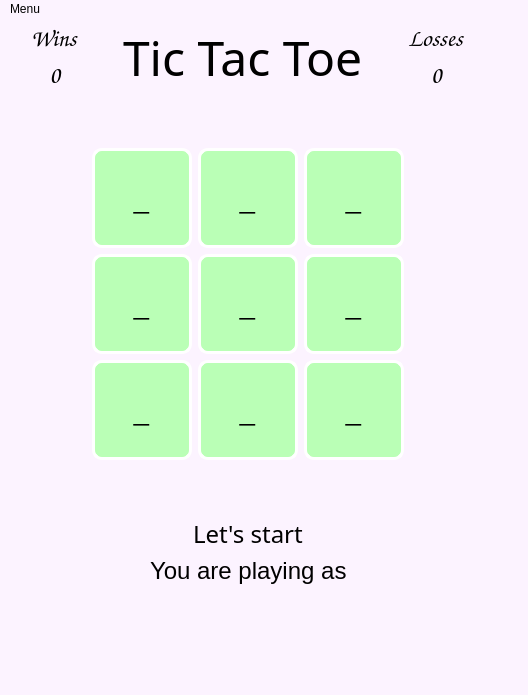
<?xml version="1.0" encoding="UTF-8"?>
<ui version="4.0">
 <class>MainWindow</class>
 <widget class="QMainWindow" name="MainWindow">
  <property name="geometry">
   <rect>
    <x>0</x>
    <y>0</y>
    <width>528</width>
    <height>695</height>
   </rect>
  </property>
  <property name="windowTitle">
   <string>MainWindow</string>
  </property>
  <property name="styleSheet">
   <string notr="true">background-color: rgb(252, 243, 255);</string>
  </property>
  <widget class="QWidget" name="centralwidget">
   <widget class="QWidget" name="layoutWidget">
    <property name="geometry">
     <rect>
      <x>31</x>
      <y>4</y>
      <width>434</width>
      <height>613</height>
     </rect>
    </property>
    <layout class="QGridLayout" name="gridLayout_6">
     <item row="0" column="0">
      <layout class="QHBoxLayout" name="horizontalLayout">
       <item>
        <layout class="QVBoxLayout" name="verticalLayout_5">
         <item>
          <widget class="QLabel" name="label_2">
           <property name="font">
            <font>
             <family>Comic Sans MS</family>
             <pointsize>18</pointsize>
            </font>
           </property>
           <property name="text">
            <string>Wins</string>
           </property>
          </widget>
         </item>
         <item>
          <widget class="QLabel" name="winsLabel">
           <property name="font">
            <font>
             <family>Comic Sans MS</family>
             <pointsize>18</pointsize>
            </font>
           </property>
           <property name="text">
            <string>0</string>
           </property>
           <property name="alignment">
            <set>Qt::AlignCenter</set>
           </property>
          </widget>
         </item>
        </layout>
       </item>
       <item>
        <spacer name="horizontalSpacer">
         <property name="orientation">
          <enum>Qt::Horizontal</enum>
         </property>
         <property name="sizeHint" stdset="0">
          <size>
           <width>40</width>
           <height>20</height>
          </size>
         </property>
        </spacer>
       </item>
       <item>
        <widget class="QLabel" name="label">
         <property name="font">
          <font>
           <family>Chalkboard</family>
           <pointsize>36</pointsize>
          </font>
         </property>
         <property name="text">
          <string>Tic Tac Toe</string>
         </property>
        </widget>
       </item>
       <item>
        <spacer name="horizontalSpacer_2">
         <property name="orientation">
          <enum>Qt::Horizontal</enum>
         </property>
         <property name="sizeHint" stdset="0">
          <size>
           <width>40</width>
           <height>20</height>
          </size>
         </property>
        </spacer>
       </item>
       <item>
        <layout class="QVBoxLayout" name="verticalLayout_6">
         <item>
          <widget class="QLabel" name="label_3">
           <property name="font">
            <font>
             <family>Comic Sans MS</family>
             <pointsize>18</pointsize>
            </font>
           </property>
           <property name="text">
            <string>Losses</string>
           </property>
          </widget>
         </item>
         <item>
          <widget class="QLabel" name="lossesLabel">
           <property name="font">
            <font>
             <family>Comic Sans MS</family>
             <pointsize>18</pointsize>
            </font>
           </property>
           <property name="text">
            <string>0</string>
           </property>
           <property name="alignment">
            <set>Qt::AlignCenter</set>
           </property>
          </widget>
         </item>
        </layout>
       </item>
      </layout>
     </item>
     <item row="1" column="0">
      <spacer name="verticalSpacer">
       <property name="orientation">
        <enum>Qt::Vertical</enum>
       </property>
       <property name="sizeHint" stdset="0">
        <size>
         <width>20</width>
         <height>18</height>
        </size>
       </property>
      </spacer>
     </item>
     <item row="2" column="0">
      <layout class="QHBoxLayout" name="horizontalLayout_3">
       <item>
        <spacer name="horizontalSpacer_3">
         <property name="orientation">
          <enum>Qt::Horizontal</enum>
         </property>
         <property name="sizeHint" stdset="0">
          <size>
           <width>40</width>
           <height>20</height>
          </size>
         </property>
        </spacer>
       </item>
       <item>
        <layout class="QGridLayout" name="gridLayout">
         <item row="1" column="1">
          <widget class="QPushButton" name="sq4Button">
           <property name="minimumSize">
            <size>
             <width>100</width>
             <height>100</height>
            </size>
           </property>
           <property name="font">
            <font>
             <family>Comic Sans MS</family>
             <pointsize>24</pointsize>
            </font>
           </property>
           <property name="styleSheet">
            <string notr="true">border: 3px solid white; 
border-radius: 10px;
background-color: rgb(186, 255, 182);</string>
           </property>
           <property name="text">
            <string>_</string>
           </property>
          </widget>
         </item>
         <item row="0" column="1">
          <widget class="QPushButton" name="sq1Button">
           <property name="minimumSize">
            <size>
             <width>100</width>
             <height>100</height>
            </size>
           </property>
           <property name="font">
            <font>
             <family>Comic Sans MS</family>
             <pointsize>24</pointsize>
            </font>
           </property>
           <property name="styleSheet">
            <string notr="true">border: 3px solid white; 
border-radius: 10px;
background-color: rgb(186, 255, 182);</string>
           </property>
           <property name="text">
            <string>_</string>
           </property>
          </widget>
         </item>
         <item row="1" column="2">
          <widget class="QPushButton" name="sq5Button">
           <property name="minimumSize">
            <size>
             <width>100</width>
             <height>100</height>
            </size>
           </property>
           <property name="font">
            <font>
             <family>Comic Sans MS</family>
             <pointsize>24</pointsize>
            </font>
           </property>
           <property name="styleSheet">
            <string notr="true">border: 3px solid white; 
border-radius: 10px;
background-color: rgb(186, 255, 182);</string>
           </property>
           <property name="text">
            <string>_</string>
           </property>
          </widget>
         </item>
         <item row="0" column="0">
          <widget class="QPushButton" name="sq0Button">
           <property name="minimumSize">
            <size>
             <width>100</width>
             <height>100</height>
            </size>
           </property>
           <property name="font">
            <font>
             <family>Comic Sans MS</family>
             <pointsize>24</pointsize>
            </font>
           </property>
           <property name="styleSheet">
            <string notr="true">border: 3px solid white; 
border-radius: 10px;
background-color: rgb(186, 255, 182);</string>
           </property>
           <property name="text">
            <string>_</string>
           </property>
          </widget>
         </item>
         <item row="1" column="0">
          <widget class="QPushButton" name="sq3Button">
           <property name="minimumSize">
            <size>
             <width>100</width>
             <height>100</height>
            </size>
           </property>
           <property name="font">
            <font>
             <family>Comic Sans MS</family>
             <pointsize>24</pointsize>
            </font>
           </property>
           <property name="styleSheet">
            <string notr="true">border: 3px solid white; 
border-radius: 10px;
background-color: rgb(186, 255, 182);</string>
           </property>
           <property name="text">
            <string>_</string>
           </property>
          </widget>
         </item>
         <item row="2" column="0">
          <widget class="QPushButton" name="sq6Button">
           <property name="minimumSize">
            <size>
             <width>100</width>
             <height>100</height>
            </size>
           </property>
           <property name="font">
            <font>
             <family>Comic Sans MS</family>
             <pointsize>24</pointsize>
            </font>
           </property>
           <property name="styleSheet">
            <string notr="true">border: 3px solid white; 
border-radius: 10px;
background-color: rgb(186, 255, 182);</string>
           </property>
           <property name="text">
            <string>_</string>
           </property>
          </widget>
         </item>
         <item row="2" column="1">
          <widget class="QPushButton" name="sq7Button">
           <property name="minimumSize">
            <size>
             <width>100</width>
             <height>100</height>
            </size>
           </property>
           <property name="font">
            <font>
             <family>Comic Sans MS</family>
             <pointsize>24</pointsize>
            </font>
           </property>
           <property name="styleSheet">
            <string notr="true">border: 3px solid white; 
border-radius: 10px;
background-color: rgb(186, 255, 182);</string>
           </property>
           <property name="text">
            <string>_</string>
           </property>
          </widget>
         </item>
         <item row="0" column="2">
          <widget class="QPushButton" name="sq2Button">
           <property name="minimumSize">
            <size>
             <width>100</width>
             <height>100</height>
            </size>
           </property>
           <property name="font">
            <font>
             <family>Comic Sans MS</family>
             <pointsize>24</pointsize>
            </font>
           </property>
           <property name="styleSheet">
            <string notr="true">border: 3px solid white; 
border-radius: 10px;
background-color: rgb(186, 255, 182);</string>
           </property>
           <property name="text">
            <string>_</string>
           </property>
          </widget>
         </item>
         <item row="2" column="2">
          <widget class="QPushButton" name="sq8Button">
           <property name="minimumSize">
            <size>
             <width>100</width>
             <height>100</height>
            </size>
           </property>
           <property name="font">
            <font>
             <family>Comic Sans MS</family>
             <pointsize>24</pointsize>
            </font>
           </property>
           <property name="styleSheet">
            <string notr="true">border: 3px solid white; 
border-radius: 10px;
background-color: rgb(186, 255, 182);</string>
           </property>
           <property name="text">
            <string>_</string>
           </property>
          </widget>
         </item>
        </layout>
       </item>
       <item>
        <spacer name="horizontalSpacer_4">
         <property name="orientation">
          <enum>Qt::Horizontal</enum>
         </property>
         <property name="sizeHint" stdset="0">
          <size>
           <width>40</width>
           <height>20</height>
          </size>
         </property>
        </spacer>
       </item>
      </layout>
     </item>
     <item row="3" column="0">
      <spacer name="verticalSpacer_2">
       <property name="orientation">
        <enum>Qt::Vertical</enum>
       </property>
       <property name="sizeHint" stdset="0">
        <size>
         <width>20</width>
         <height>18</height>
        </size>
       </property>
      </spacer>
     </item>
     <item row="4" column="0">
      <layout class="QGridLayout" name="gridLayout_5">
       <item row="0" column="0">
        <layout class="QGridLayout" name="gridLayout_4">
         <item row="0" column="0">
          <spacer name="horizontalSpacer_5">
           <property name="orientation">
            <enum>Qt::Horizontal</enum>
           </property>
           <property name="sizeHint" stdset="0">
            <size>
             <width>40</width>
             <height>20</height>
            </size>
           </property>
          </spacer>
         </item>
         <item row="0" column="1">
          <widget class="QLabel" name="resultLabel">
           <property name="enabled">
            <bool>true</bool>
           </property>
           <property name="font">
            <font>
             <family>American Typewriter</family>
             <pointsize>18</pointsize>
            </font>
           </property>
           <property name="mouseTracking">
            <bool>false</bool>
           </property>
           <property name="text">
            <string>Let's start</string>
           </property>
          </widget>
         </item>
         <item row="0" column="2">
          <spacer name="horizontalSpacer_6">
           <property name="orientation">
            <enum>Qt::Horizontal</enum>
           </property>
           <property name="sizeHint" stdset="0">
            <size>
             <width>40</width>
             <height>20</height>
            </size>
           </property>
          </spacer>
         </item>
        </layout>
       </item>
       <item row="1" column="0">
        <layout class="QGridLayout" name="gridLayout_3">
         <item row="0" column="0">
          <spacer name="horizontalSpacer_7">
           <property name="orientation">
            <enum>Qt::Horizontal</enum>
           </property>
           <property name="sizeHint" stdset="0">
            <size>
             <width>40</width>
             <height>20</height>
            </size>
           </property>
          </spacer>
         </item>
         <item row="0" column="1">
          <widget class="QLabel" name="messageLabel">
           <property name="font">
            <font>
             <pointsize>18</pointsize>
            </font>
           </property>
           <property name="text">
            <string>You are playing as</string>
           </property>
          </widget>
         </item>
         <item row="0" column="2">
          <spacer name="horizontalSpacer_8">
           <property name="orientation">
            <enum>Qt::Horizontal</enum>
           </property>
           <property name="sizeHint" stdset="0">
            <size>
             <width>40</width>
             <height>20</height>
            </size>
           </property>
          </spacer>
         </item>
        </layout>
       </item>
      </layout>
     </item>
     <item row="5" column="0">
      <spacer name="verticalSpacer_3">
       <property name="orientation">
        <enum>Qt::Vertical</enum>
       </property>
       <property name="sizeHint" stdset="0">
        <size>
         <width>20</width>
         <height>28</height>
        </size>
       </property>
      </spacer>
     </item>
    </layout>
   </widget>
  </widget>
  <widget class="QMenuBar" name="menubar">
   <property name="geometry">
    <rect>
     <x>0</x>
     <y>0</y>
     <width>528</width>
     <height>22</height>
    </rect>
   </property>
   <widget class="QMenu" name="menuMenu">
    <property name="title">
     <string>Menu</string>
    </property>
    <addaction name="actionPreference"/>
    <addaction name="actionRestart"/>
    <addaction name="separator"/>
    <addaction name="actionQuit"/>
   </widget>
   <addaction name="menuMenu"/>
  </widget>
  <widget class="QStatusBar" name="statusbar"/>
  <action name="actionPreference">
   <property name="text">
    <string>Preference</string>
   </property>
  </action>
  <action name="actionRestart">
   <property name="text">
    <string>Restart</string>
   </property>
  </action>
  <action name="actionQuit">
   <property name="text">
    <string>Quit</string>
   </property>
  </action>
 </widget>
 <resources>
  <include location="ticTacToe.qrc"/>
 </resources>
 <connections/>
</ui>
